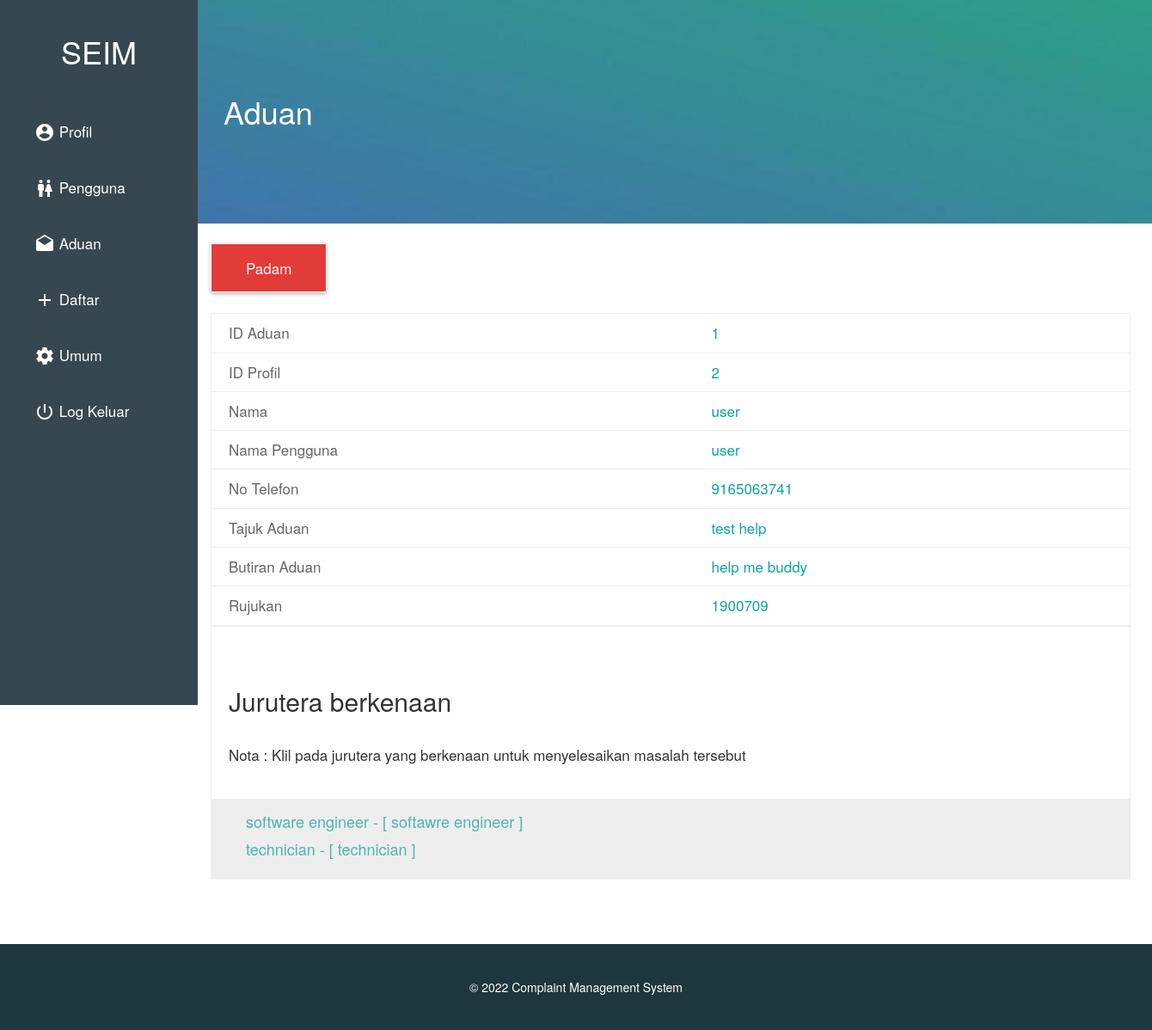
/admin/message-view.php?id=1 (signed in), run on the app's committed database.
### tables this page shows
CREATE TABLE `cmp_log` (
  `id` int(11) NOT NULL,
  `user_id` int(3) NOT NULL,
  `name` varchar(50) NOT NULL,
  `username` varchar(50) NOT NULL,
  `email` varchar(80) NOT NULL,
  `phone no` varchar(10) NOT NULL,
  `subject` varchar(150) NOT NULL,
  `complain` varchar(300) NOT NULL,
  `ref_no` int(100) NOT NULL
);

CREATE TABLE `dummy` (
  `id` int(11) NOT NULL,
  `name` varchar(20) NOT NULL,
  `user_name` varchar(20) NOT NULL,
  `email` varchar(170) NOT NULL,
  `post` varchar(50) NOT NULL,
  `password` varchar(20) NOT NULL,
  `time` timestamp NOT NULL DEFAULT CURRENT_TIMESTAMP ON UPDATE CURRENT_TIMESTAMP
);

### core/config.php (called while the page is built, shortened)
<?php
$web_name = "Complaint Management System";
?>

### admin/message-view.php (the view, shortened to what this page needs)
<?php
  require '../core/config.php';
  $id = $_GET['id'];
 ?>
<!DOCTYPE html>
<html>
  <head>
    <link rel="stylesheet" href="../files/css/bootstrap.css">
    <link rel="stylesheet" href="../files/css/custom.css">
  </head>
  <body>
  <?php require 'nav.php';?>
  <div class="animated fadeIn">
  <div class="cover main">
    <h1>Aduan</h1>
  </div>
    <div class="div">
        <div class="col-lg-12 ">
          <?php
          echo "<a class='button logout' href ='m_delete.php?id=$id' onClick=\"javascript:return confirm ('Adakah anda ingin memadam aduan tersebut ?');\">Padam</a>";
           ?>
           <br><br><br><br>
          <table>
          <?php
            $query1=mysql_query("SELECT * FROM `cmp_log` WHERE id='$id'");
            while( $arry=mysql_fetch_array($query1) ) {
              $id = $arry['id'];
              $user_id = $arry['user_id'];
              $name = $arry['name'];
              $username = $arry['username'];
              $phone_no = $arry['phone no'];
              $subject = $arry['subject'];
              $complain = $arry['complain'];
              $ref = $arry['ref_no'];
            }
               echo "<tr> <td> <b> ID Aduan</b> </td>";
               echo "   <td> ".$id."</td> </tr>";
               echo "<tr> <td> <b> ID Profil</b> </td>";
               echo "   <td> ".$user_id."</td> </tr>";
               echo "<tr> <td> <b> Nama</b> </td>";
               echo "   <td> ".$name."</td> </tr>";
               echo "<tr> <td> <b> Nama Pengguna</b> </td>";
               echo "   <td> ".$username."</td> </tr>";
               echo "<tr> <td> <b> No Telefon</b> </td>";
               echo "   <td> ".$phone_no."</td> </tr>";
               echo "<tr> <td> <b> Tajuk Aduan</b> </td>";
               echo "   <td> ".$subject."</td> </tr>";
               echo "<tr> <td> <b> Butiran Aduan</b> </td>";
               echo "   <td> ".$complain."</td></tr>";
               echo "<tr> <td> <b> Rujukan</b> </td>";
               echo "   <td> ".$ref."</td></tr>";
          ?>
          </table>
          <div class="field-off jumbotron">
            <br>
            <h2>Jurutera berkenaan</h2>
            <p>Nota : Klil pada jurutera yang berkenaan untuk menyelesaikan masalah tersebut </p>
                <div class="li">
            <?php
              $db=mysql_query("SELECT * FROM `dummy`");
                while($data=mysql_fetch_array($db)) {
                   $name = $data['name'];
                  $post = $data['post'];
                  echo " <a class='list' href='forward.php?dummy=$name & id=$id'> $name - [ $post ]</a> <br> ";
                }
            ?>
                </div>
          </div>
          <br><br>
      </div>
    </div>
  </div>
  <footer>
  <br><br>&copy <?php echo date("Y"); ?> <?php echo $web_name; ?>
  </footer>
  </body>
</html>

### admin/nav.php (shortened to what this page needs)
<nav class="admin">
  <ul>
    <h1>SEIM</h1>
      <li><a href="admin-profile.php">
      Profil</a></li>
      <li><a href="users.php">
      Pengguna</a></li>
      <li><a class="disable" href="message.php">
      <svg fill="#FFFFFF" height="24" viewBox="0 0 24 24" width="24" xmlns="http://www.w3.org/2000/svg">
          <path d="M21.99 8c0-.72-.37-1.35-.94-1.7L12 1 2.95 6.3C2.38 6.65 2 7.28 2 8v10c0 1.1.9 2 2 2h16c1.1 0 2-.9 2-2l-.01-10zM12 13L3.74 7.84 12 3l8.26 4.84L12 13z"/>
         <path d="M0 0h24v24H0z" fill="none"/>
      </svg>
      Aduan</a></li>
      <li><a href="create.php">
        <svg fill="#FFFFFF" height="24" viewBox="0 0 24 24" width="24" xmlns="http://www.w3.org/2000/svg">
            <path d="M19 13h-6v6h-2v-6H5v-2h6V5h2v6h6v2z"/>
            <path d="M0 0h24v24H0z" fill="none"/>
        </svg>
      Daftar</a></li>
      <li><a href="general.php">
        Umum</a></li>
      <li><a href="../logout.php" onClick="javascript:return confirm ('Adakah anda ingin log keluar akaun  ?');">
      Log Keluar</a></li>
  </ul>
</nav>

### files/css/custom.css (style rules this page uses)
body { font-family:"Gotham A", Gotham, "Gotham SSm A", "Gotham SSm B", "Gotham SSm", "Proxima Nova", "Open Sans", "Helvetica font-weight: lighter; }
a,a:hover,a:focus,a:visited { color:#4db6ac; text-decoration: none!important; outline: 0px!important; }
a:-webkit-any-link { text-decoration: none;!important }
.col-lg-12 p { font-size: 17px!important; }
.cover { width:100%; height: 260px; background: #4db6ac url('../img/admin.jpg'); background-position: center center; background-size: cover; position: relative; float: left; z-index: 999; color: #fff; }
.admin { background: #4db6ac url('../img/admin.jpg'); background-size: cover; }
.main { padding-top: 90px; padding-left: 260px; padding-right: 30px; color:#fff; }
.div { width:1100px; min-height: 700px;; padding-top: 20px; background: #fff; position: relative; float: left; left: 230px; }
nav.admin { width:230px; height: 820px; background:#37474f; padding: 0px; padding-top: 20px; position: fixed; float: left; z-index: 9999; }
.admin h1 { color:#fff; text-align: center; padding-bottom: 30px; }
nav.admin ul { list-style-type: none; padding: 0px; margin: 0px; }
nav.admin ul li { display: block; list-style-type: none; margin: 0px; padding: 0px; width:230px; }
nav.admin ul li a { text-decoration: none; color: #fff; font-size: 17px; display: block; line-height: 65px; border-right: 5px solid #37474f; -webkit-transition: 0.3s; transition: 0.3s; padding-left: 40px; padding-top: 0px; top: 20px; }
nav.admin ul li a svg { position: relative; top: 6px; }
.button { position: relative; top: 20px; padding: 15px 40px; color: #fff!important; border-radius: 2px; box-shadow: 0 2px 5px rgba(0,0,0,.26); font-size: 17px; }
.logout { border: 1px solid #fff!important; background:#e23c39; }
table { width:100%; border-left: 1px solid #eee; border-right: 1px solid #eee; font-size: 17px; }
td { padding:10px; border-top: 1px solid #eee; border-bottom: 1px solid #eee; padding-left: 20px; color:#0ea798; }
table b { font-weight: lighter!important; color: #666; }
p { font-weight: lighter!important; font-size: 19px!important; line-height: 32px; padding: 20px!important; }
.field-off { width:100%; height: 300px; background: #fff; position: relative; border: 1px solid #eee; padding-top: 30px; }
h2 { padding-left: 20px; }
.li { width:100%; height: auto; padding-bottom: 30px; padding-top: 10px; background: #eee; float: left; padding-left: 40px; }
.list { line-height: 32px; font-size: 18px; }
footer { width: 100%; height: 100px; background: #1e363e; position: relative; float: left; text-align: center; color: #fff; }
.animated { animation-duration: 1s; animation-fill-mode: both; }
.fadeIn { animation-name: fadeIn; }

### data on the page
cmp_log: id "1", user "2", name "user", username "user", phone no "9165063741", subject "test help", complain "help me buddy", ref_no "1900709"
dummy: name "software engineer", post "softawre engineer"
dummy: name "technician", post "technician"

### other printed values
$web_name "Complaint Management System"
